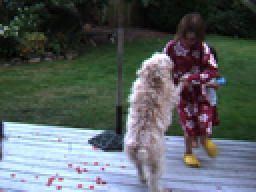
%> input picture Project5/DataSeq1/0.png, 128 x 96 px, shrunk from 640 x 480 before the run (shown 2 times larger)
$ octave script.m   (GNU Octave 9; MATLAB toolbox functions it lacks are replaced by stand-ins)
%> lines starting %> are read from the running program, lines starting %| are printed output that depends on the picture
### Project5/Proj5-2-code/imGradients.m
function [imX, imY] = imGradients(image, ratio)

h = fspecial('gaussian', 3*ratio, .5*ratio);
im = imfilter(image, h);
[imX, imY] = gradient(im);

end

### Project5/Proj5-2-code/LKflow.m
function [u,v]=LKflow(im1, im2, imX, imY)

[rows, cols] = size(im1);
windowSize=5;
u=zeros(rows,cols);
v=zeros(rows,cols);

w = fspecial('gaussian', windowSize, .5*windowSize/3);
stopAt = floor(windowSize/2);

M_temp = zeros(2,2);
T_temp = zeros(2,1);

for row= stopAt+1:rows-stopAt-1
    for col= stopAt+1:cols-stopAt-1
        M=zeros(2,2);
        T=zeros(2,1);
        for x= -stopAt:stopAt
            for y= -stopAt:stopAt
                It = im2(row+x,col+y)-im1(row+x,col+y);

                M_temp(1,1) = imX(row+x,col+y).^2;
                M_temp(1,2) = imX(row+x,col+y) .* imY(row+x,col+y);
                M_temp(2,2) = imY(row+x,col+y).^2;
                T_temp(1,1) = imX(row+x,col+y) .* It;
                T_temp(2,1) = imY(row+x,col+y) .* It;

                M_temp = M_temp * w(x+stopAt+1,y+stopAt+1);
                T_temp = T_temp * w(x+stopAt+1,y+stopAt+1);

                M = M + M_temp;
                T = T + T_temp;
            end
        end

        M(2,1)=M(1,2);
        T = -T;

%         make two new images U and V that are the x and y displacements
%         [u(x, y) and v(x, y)]
        warning off MATLAB:singularMatrix
        uv = M\T;
        if (isnan(uv(1,1)) || (abs(uv(1,1))<.01))
            u(row,col) = 0;
        else
            u(row,col) = uv(1,1);
        end
        if (isnan(uv(2,1)) || (abs(uv(2,1))<.01))
            v(row,col) = 0;
        else
            v(row,col) = uv(2,1);
        end
    end
end

end

### Project5/Proj5-2-code/script.m
%% Script for Code 2.1
im1 = double(imread('0.png'));
im2 = double(imread('1.png'));
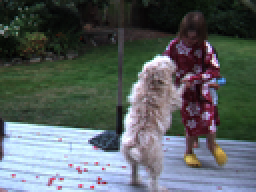
%> input picture Project5/DataSeq1/1.png, 128 x 96 px, shrunk from 640 x 480 before the run (shown 2 times larger)
[rows,cols]=size(im1);
%> rows = 96; cols = 384

[imX, imY] = imGradients(im1,1);
%> in imGradients, `[imX, imY] = gradient(im);`:
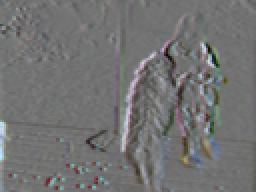
%> imX: size 96x128x3 double (shown 2 times larger); mean R, G, B -0.1, 0, -0.1; drawn with min black and max white
%> in imGradients, `[imX, imY] = gradient(im);`:
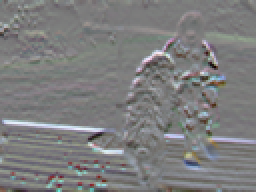
%> imY: size 96x128x3 double (shown 2 times larger); mean R, G, B 1.2, 1.3, 1.7; drawn with min black and max white

[u,v]=LKflow(im1, im2, imX, imY);
%> after the loop in LKflow, `for row= stopAt+1:rows-stopAt-1`:
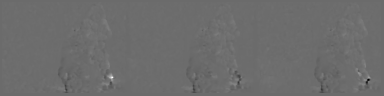
%> u: size 96x384 double; min -27.91, max 38.38, mean 0.4; drawn with min black and max white
%> after the loop in LKflow, `for row= stopAt+1:rows-stopAt-1`:
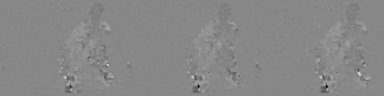
%> v: size 96x384 double; min -17.08, max 14.98, mean 0.0127; drawn with min black and max white
%> after the loop in LKflow, `for row= stopAt+1:rows-stopAt-1`: M = [13.8 -9.54; -9.54 88.15]; M_temp = [0.229 -0.126; 0 0.0695]; T_temp = [-0.0257; 0.0142]
%> (the run ends here)
